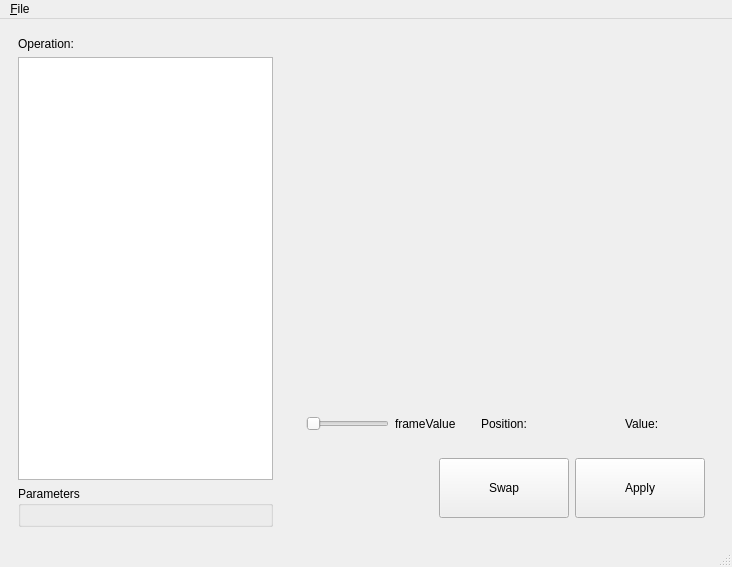
<?xml version="1.0" encoding="UTF-8"?>
<ui version="4.0">
 <class>MainWindow</class>
 <widget class="QMainWindow" name="MainWindow">
  <property name="geometry">
   <rect>
    <x>0</x>
    <y>0</y>
    <width>732</width>
    <height>567</height>
   </rect>
  </property>
  <property name="windowTitle">
   <string>IFS Operations Viewer</string>
  </property>
  <widget class="QWidget" name="centralwidget">
   <layout class="QHBoxLayout" name="horizontalLayout_4">
    <item>
     <widget class="QFrame" name="operationFrame">
      <property name="sizePolicy">
       <sizepolicy hsizetype="Preferred" vsizetype="Preferred">
        <horstretch>0</horstretch>
        <verstretch>0</verstretch>
       </sizepolicy>
      </property>
      <property name="frameShape">
       <enum>QFrame::NoFrame</enum>
      </property>
      <property name="frameShadow">
       <enum>QFrame::Raised</enum>
      </property>
      <property name="lineWidth">
       <number>1</number>
      </property>
      <layout class="QVBoxLayout" name="verticalLayout_2">
       <item>
        <layout class="QVBoxLayout" name="verticalLayout">
         <item>
          <widget class="QLabel" name="operationLabel">
           <property name="text">
            <string>Operation:</string>
           </property>
          </widget>
         </item>
         <item>
          <widget class="QListWidget" name="operationListBox">
           <property name="sizePolicy">
            <sizepolicy hsizetype="Preferred" vsizetype="Expanding">
             <horstretch>0</horstretch>
             <verstretch>0</verstretch>
            </sizepolicy>
           </property>
          </widget>
         </item>
         <item>
          <widget class="QGroupBox" name="parameterGroupBox">
           <property name="title">
            <string>Parameters</string>
           </property>
           <layout class="QGridLayout" name="parametersLayout"/>
          </widget>
         </item>
        </layout>
       </item>
      </layout>
     </widget>
    </item>
    <item>
     <layout class="QVBoxLayout" name="verticalLayout_4" stretch="0">
      <property name="bottomMargin">
       <number>0</number>
      </property>
      <item>
       <widget class="QWidget" name="rightSideFrame" native="true">
        <property name="sizePolicy">
         <sizepolicy hsizetype="Expanding" vsizetype="Preferred">
          <horstretch>0</horstretch>
          <verstretch>0</verstretch>
         </sizepolicy>
        </property>
        <layout class="QVBoxLayout" name="verticalLayout_3">
         <item>
          <widget class="QFrame" name="imageFrame">
           <property name="sizePolicy">
            <sizepolicy hsizetype="Expanding" vsizetype="Expanding">
             <horstretch>0</horstretch>
             <verstretch>0</verstretch>
            </sizepolicy>
           </property>
           <property name="frameShape">
            <enum>QFrame::NoFrame</enum>
           </property>
           <property name="frameShadow">
            <enum>QFrame::Raised</enum>
           </property>
           <layout class="QHBoxLayout" name="horizontalLayout_2"/>
          </widget>
         </item>
         <item>
          <widget class="QFrame" name="imagePositionAndValueFrame">
           <property name="frameShape">
            <enum>QFrame::NoFrame</enum>
           </property>
           <property name="frameShadow">
            <enum>QFrame::Raised</enum>
           </property>
           <layout class="QHBoxLayout" name="horizontalLayout">
            <item>
             <widget class="QSlider" name="threeDFramePositionSlider">
              <property name="orientation">
               <enum>Qt::Horizontal</enum>
              </property>
             </widget>
            </item>
            <item>
             <widget class="QLabel" name="threeDFramePositionLabel">
              <property name="text">
               <string>frameValue</string>
              </property>
             </widget>
            </item>
            <item>
             <spacer name="horizontalSpacer">
              <property name="orientation">
               <enum>Qt::Horizontal</enum>
              </property>
              <property name="sizeHint" stdset="0">
               <size>
                <width>19</width>
                <height>20</height>
               </size>
              </property>
             </spacer>
            </item>
            <item>
             <widget class="QLabel" name="positionLabel">
              <property name="text">
               <string>Position:</string>
              </property>
             </widget>
            </item>
            <item>
             <widget class="QLabel" name="rowPositionLabel">
              <property name="minimumSize">
               <size>
                <width>40</width>
                <height>0</height>
               </size>
              </property>
              <property name="text">
               <string>     </string>
              </property>
             </widget>
            </item>
            <item>
             <widget class="QLabel" name="columnPositionLabel">
              <property name="minimumSize">
               <size>
                <width>40</width>
                <height>0</height>
               </size>
              </property>
              <property name="text">
               <string>     </string>
              </property>
             </widget>
            </item>
            <item>
             <widget class="QLabel" name="label">
              <property name="text">
               <string>Value:</string>
              </property>
             </widget>
            </item>
            <item>
             <widget class="QLabel" name="imageValueLabel">
              <property name="minimumSize">
               <size>
                <width>40</width>
                <height>0</height>
               </size>
              </property>
              <property name="text">
               <string>     </string>
              </property>
             </widget>
            </item>
           </layout>
          </widget>
         </item>
         <item>
          <widget class="QFrame" name="buttonFrame">
           <property name="frameShape">
            <enum>QFrame::NoFrame</enum>
           </property>
           <property name="frameShadow">
            <enum>QFrame::Raised</enum>
           </property>
           <layout class="QHBoxLayout" name="horizontalLayout_3">
            <item>
             <spacer name="horizontalSpacer_2">
              <property name="orientation">
               <enum>Qt::Horizontal</enum>
              </property>
              <property name="sizeHint" stdset="0">
               <size>
                <width>40</width>
                <height>20</height>
               </size>
              </property>
             </spacer>
            </item>
            <item>
             <widget class="QPushButton" name="swapButton">
              <property name="minimumSize">
               <size>
                <width>130</width>
                <height>60</height>
               </size>
              </property>
              <property name="text">
               <string>Swap</string>
              </property>
             </widget>
            </item>
            <item>
             <widget class="QPushButton" name="applyButton">
              <property name="minimumSize">
               <size>
                <width>130</width>
                <height>60</height>
               </size>
              </property>
              <property name="text">
               <string>Apply</string>
              </property>
             </widget>
            </item>
           </layout>
          </widget>
         </item>
        </layout>
       </widget>
      </item>
     </layout>
    </item>
   </layout>
  </widget>
  <widget class="QMenuBar" name="menubar">
   <property name="geometry">
    <rect>
     <x>0</x>
     <y>0</y>
     <width>732</width>
     <height>25</height>
    </rect>
   </property>
   <widget class="QMenu" name="menuEdit">
    <property name="title">
     <string>&amp;File</string>
    </property>
    <addaction name="action_Open"/>
    <addaction name="action_Save"/>
   </widget>
   <addaction name="menuEdit"/>
  </widget>
  <widget class="QStatusBar" name="statusbar"/>
  <action name="action_Open">
   <property name="text">
    <string>&amp;Open IFS Image</string>
   </property>
  </action>
  <action name="action_Save">
   <property name="text">
    <string> &amp;Save IFS Image</string>
   </property>
  </action>
 </widget>
 <resources/>
 <connections/>
</ui>
